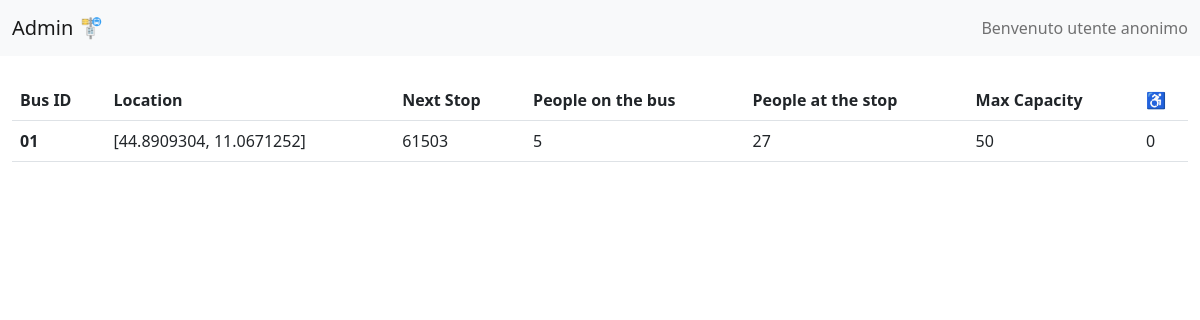
The app's page /bus-admin, older data.
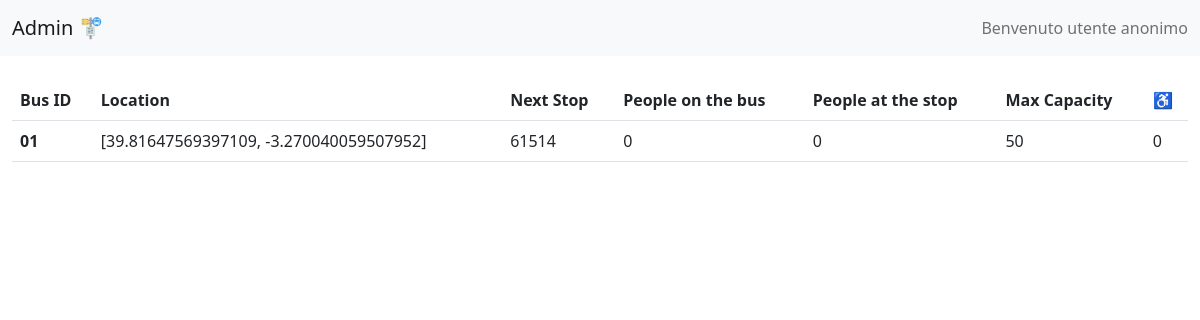
The same page, newer data.
### models.py (models this page shows, shortened)
class Bus(db.Model):
    __tablename__ = "buses"
    id = db.Column(db.String(10), primary_key=True)
    position = db.Column(db.String(80), unique=False, nullable=False)
    stop_id = db.Column(db.String(50), nullable=True)
    seatsCount = db.Column(db.Integer(), nullable=True)

class Stop(db.Model):
    __tablename__ = "stops"
    id = db.Column(db.String(10), primary_key=True)
    position = db.Column(db.String(80), unique=False, nullable=False)
    name = db.Column(db.String(50), nullable=True)
    people = db.Column(db.Integer(), nullable=True)
    hButton = db.Column(db.Integer(), nullable=True)

### app.py (the view)
@app.route("/bus-admin")
def admin():
    datasetBus=[]
    buses = Bus.query.all()
    for bus in buses:
        stop = Stop.query.filter_by(id = bus.stop_id).first()
        datasetBus.append({
            "id": bus.id,
            "loc": bus.position,
            "seats":int(bus.seatsCount),
            "next": stop.id,
            "hButton": stop.hButton,
            "people": int(stop.people) if stop.people != None else 0,
            "max": 50
        })
    return render_template('back.html', data=datasetBus, name = "Admin")

### app.py (called while the page is built)
@app.before_request
def session_handler():
    session.permanent = True
    app.permanent_session_lifetime = timedelta(minutes=1)

### templates/back.html (shortened to what this page needs)
{% extends 'baseof.html' %} {% block titlepage %}{{name}}{% endblock %}  {% block content %}
<table class="table">
  <thead>
    <tr>
      <th scope="col">Bus ID</th>
      <th scope="col">Location</th>
      <th scope="col">Next Stop</th>
      <th scope="col">People on the bus</th>
      <th scope="col">People at the stop</th>
      <th scope="col">Max Capacity</th>
      <th scope="col">♿️</th>
    </tr>
  </thead>
  <tbody>
    {%for bus in data%}
    <tr {%if bus.seats + bus.people > bus.max %}class="table-danger"{%endif%}</tr>
      <th scope="row">{{bus.id}}</th>
      <td>{{bus.loc}}</td>
      <td>{{bus.next}}</td>
      <td>{{bus.seats}}</td>
      <td>{{bus.people}}</td>
      <td>{{bus.max}}</td>
      <td>{{bus.hButton}}</td>
    </tr>
    {%endfor%}
  </tbody>
</table>
{% endblock %}

### templates/baseof.html (shortened to what this page needs)
<!DOCTYPE html>
<html lang="en">
  <head>
    <link
      href="https://cdn.jsdelivr.net/npm/bootstrap@5.2.3/dist/css/bootstrap.min.css"
      rel="stylesheet"
    />
    <link
      rel="stylesheet"
      href="https://unpkg.com/leaflet@1.9.3/dist/leaflet.css"
    />
    <link
      rel="stylesheet"
      href="{{ url_for('static',filename='/style.css') }}"
    />
  </head>
  <body>
    <section class="content">
      <header>
        <nav class="navbar navbar-expand-lg bg-light">
          <div class="container-fluid">
            <a class="navbar-brand" href="/"
              >{% block titlepage %}{% endblock %} 🚏</a
            >
            <span class="navbar-text">
              {% if current_user.is_authenticated %} Benevenuto {{
              current_user.name }}
              {% else %} Benvenuto utente anonimo
              {% endif %}
            </span>
          </div>
        </nav>
      </header>
      <div class="container-fluid mt-4">{% block content %} {% endblock %}</div>
    </section>
  </body>
</html>

Row changes from the older to the newer data that the page shows:
no longer on this page (row edited): Stop: next "61503"
now on this page (row unchanged): Stop: next "61514"
Text that changed along with them:
new list line: "01 [39.81647569397109, -3.270040059507952]"
new list line: "0 0 50 0"
list line gone: "01 [44.8909304, 11.0671252]"
list line gone: "5 27 50 0"
